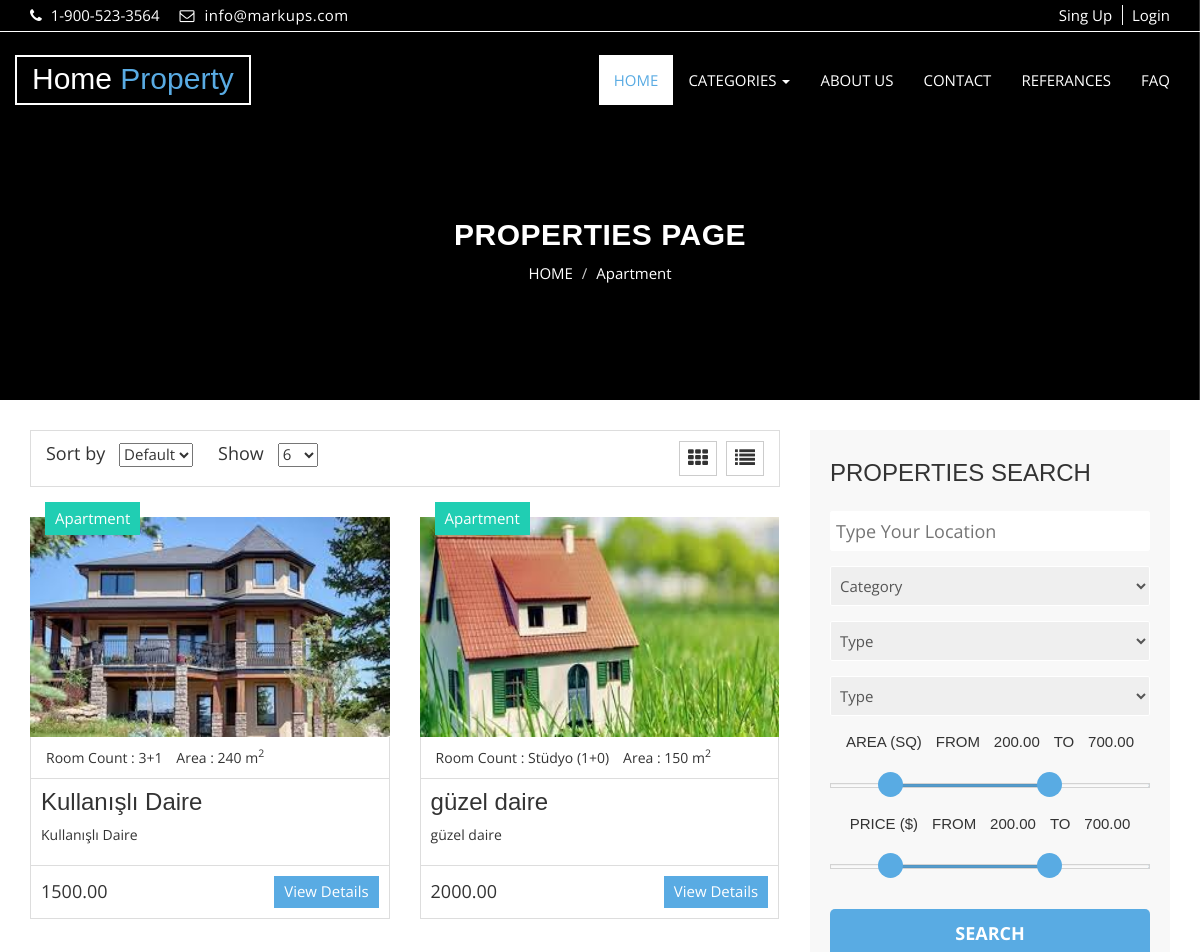
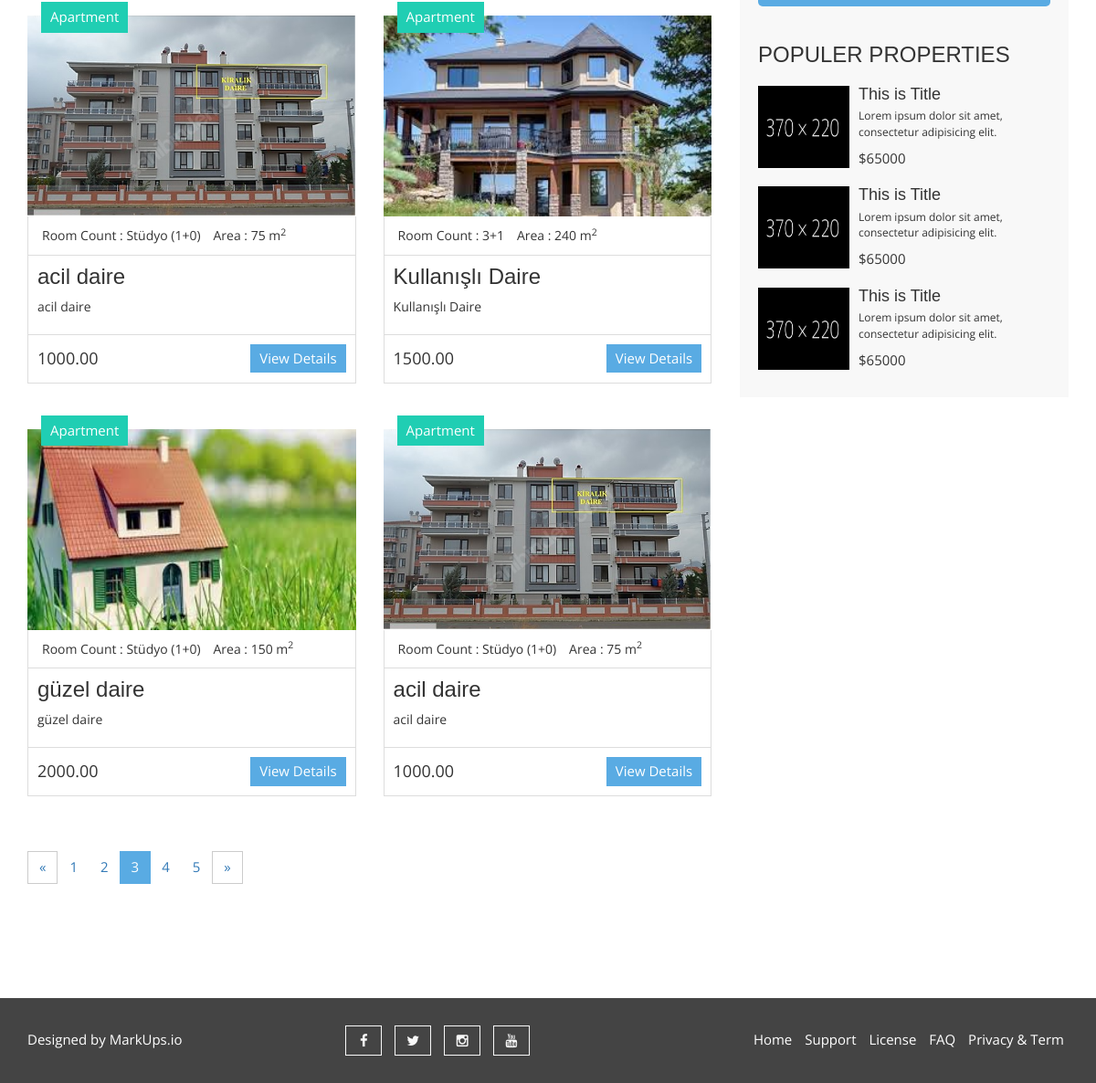
The page /category/1/apartment on the database its author committed (2 pictures, top to bottom).
### emlak/models.py (models this page shows, shortened)
class Category(MPTTModel):
    STATUS = (
        ('True', 'Evet'),
        ('False', 'Hayır'),
    )
    title = models.CharField(max_length=50)
    keywords = models.CharField(max_length=255)
    description = models.TextField(max_length=255)
    image = models.ImageField(blank=True, upload_to='images/')
    status = models.CharField(max_length=10, choices=STATUS)
    slug = models.SlugField(null=False, unique=True)
    parent = TreeForeignKey('self', blank=True, null=True, related_name='children', on_delete=models.CASCADE) #kendi kendine refere eder, boş kabul edilir,silme işleminde silenini tüm alt bağlarıyla beraber siler.  create_at = models.DateTimeField(auto_now_add=True)
    update_at = models.DateTimeField(auto_now=True)
    class MPTTMeta:
        order_insertion_by = ['title']

class Rentalad(models.Model):
    STATUS = (
        ('True', 'Evet'),
        ('False', 'Hayır'),
    )
    ROOMCOUNT = (
        ('Stüdyo (1+0)', 'Stüdyo (1+0)'),
        ('1+1', '1+1'),
        ('1,5+1', '1,5+1'),
        ('2+1', '2+1'),
        ('3+1', '3+1'),
        ('3+2', '3+2'),
        ('4+1', '4+1'),
        ('5+1', '5+1'),
    )
    category = models.ForeignKey(Category, on_delete=models.CASCADE, default='None')  # many to one relation with Category
    location = models.ForeignKey(Location, on_delete=models.CASCADE, default='None')  # many to one relation with Category
    title = models.CharField(max_length=150)
    keywords = models.CharField(max_length=255)
    description = models.TextField(max_length=255)
    image = models.ImageField(upload_to='images/', null=True)
    price = models.DecimalField(max_digits=12, decimal_places=2, default=0)
    age = models.IntegerField(default=0)
    area = models.IntegerField(default=0)
    balcony = models.CharField(max_length=10, choices=STATUS, default='None')
    furnished = models.CharField(max_length=10, choices=STATUS, default='None')
    roomcount = models.CharField(max_length=20, choices=ROOMCOUNT, default='None')
    detail = RichTextUploadingField()
    slug = models.SlugField(null=False, unique=True)
    status = models.CharField(max_length=10, choices=STATUS, default='False')
    create_at = models.DateTimeField(auto_now_add=True)
    update_at = models.DateTimeField(auto_now=True)
    user = models.ForeignKey(User, on_delete=models.CASCADE)

### home/views.py (the view)
# urls.py: path('category/<int:id>/<slug:slug>', views.category_rentalads, name='category_rentalads'),
def category_rentalads(request, id, slug):
    catdata = Category.objects.get(pk=id)
    rentalads = Rentalad.objects.filter(category_id=id,status=True)  # default language
    category = Category.objects.all()
    context = {'rentalads': rentalads,
               'category': category,
               'catdata': catdata}
    return render(request, 'category_rentalads.html', context)

### home/templates/category_rentalads.html (shortened to what this page needs)
{% extends 'homebase.html' %}
{% block body %}
  <section id="aa-property-header">
    <div class="container">
      <div class="row">
        <div class="col-md-12">
          <div class="aa-property-header-inner">
            <h2>Properties Page</h2>
            <ol class="breadcrumb">
            <li><a href="/">HOME</a></li>
            <li class="active">{{ catdata.title }}</li>
          </ol>
          </div>
        </div>
      </div>
    </div>
  </section>
  <section id="aa-properties">
    <div class="container">
      <div class="row">
        <div class="col-md-8">
          <div class="aa-properties-content">
            <div class="aa-properties-content-head">
              <div class="aa-properties-content-head-left">
                <form action="" class="aa-sort-form">
                  <label for="">Sort by</label>
                  <select name="">
                    <option value="1" selected="Default">Default</option>
                  </select>
                </form>
                <form action="" class="aa-show-form">
                  <label for="">Show</label>
                  <select name="">
                    <option value="1" selected="12">6</option>
                  </select>
                </form>
              </div>
              <div class="aa-properties-content-head-right">
                <a id="aa-grid-properties" href="#"><span class="fa fa-th"></span></a>
                <a id="aa-list-properties" href="#"><span class="fa fa-list"></span></a>
              </div>
            </div>
            <div class="aa-properties-content-body">
              <ul class="aa-properties-nav">
                  {% for rentalad in rentalads %}
                <li>
                  <article class="aa-properties-item">
                    <a class="aa-properties-item-img" href="/rentalad/{{ rentalad.id }}/{{ rentalad.slug }}">
                      <img alt="img" src="{{ rentalad.image.url }}" width="370" height="220">
                    </a>
                    <div class="aa-tag for-rent">
                      {{ rentalad.category.title }}
                    </div>
                    <div class="aa-properties-item-content">
                      <div class="aa-properties-info">
                        <span>Room Count : {{ rentalad.roomcount }}</span>
                        <span>Area : {{ rentalad.area }} m<sup>2</sup></span>
                      </div>
                      <div class="aa-properties-about">
                        <h3><a href="/rentalad/{{ rentalad.id }}/{{ rentalad.slug }}">{{ rentalad.title }}</a></h3>
                        <p>{{ rentalad.description }}</p>
                      </div>
                      <div class="aa-properties-detial">
                        <span class="aa-price">
                          {{ rentalad.price }}
                        </span>
                        <a class="aa-secondary-btn" href="/rentalad/{{ rentalad.id }}/{{ rentalad.slug }}">View Details</a>
                      </div>
                    </div>
                  </article>
                </li>
                {% endfor %}{% for rentalad in rentalads %}
                <li>
                  <article class="aa-properties-item">
                    <a class="aa-properties-item-img" href="/rentalad/{{ rentalad.id }}/{{ rentalad.slug }}">
                      <img alt="img" src="{{ rentalad.image.url }}" width="370" height="220">
                    </a>
                    <div class="aa-tag for-rent">
                      {{ rentalad.category.title }}
                    </div>
                    <div class="aa-properties-item-content">
                      <div class="aa-properties-info">
                        <span>Room Count : {{ rentalad.roomcount }}</span>
                        <span>Area : {{ rentalad.area }} m<sup>2</sup></span>
                      </div>
                      <div class="aa-properties-about">
                        <h3><a href="/rentalad/{{ rentalad.id }}/{{ rentalad.slug }}">{{ rentalad.title }}</a></h3>
                        <p>{{ rentalad.description }}</p>
                      </div>
                      <div class="aa-properties-detial">
                        <span class="aa-price">
                          {{ rentalad.price }}
                        </span>
                        <a class="aa-secondary-btn" href="/rentalad/{{ rentalad.id }}/{{ rentalad.slug }}">View Details</a>
                      </div>
                    </div>
                  </article>
                </li>
                {% endfor %}
              </ul>
            </div>
            <div class="aa-properties-content-bottom">
              <nav>
                <ul class="pagination">
                  <li>
                    <a href="#" aria-label="Previous">
                      <span aria-hidden="true">&laquo;</span>
                    </a>
                  </li>
                  <li><a href="#">1</a></li>
                  <li><a href="#">2</a></li>
                  <li class="active"><a href="#">3</a></li>
                  <li><a href="#">4</a></li>
                  <li><a href="#">5</a></li>
                  <li>
                    <a href="#" aria-label="Next">
                      <span aria-hidden="true">&raquo;</span>
                    </a>
                  </li>
                </ul>
              </nav>
            </div>
          </div>
        </div>
        <div class="col-md-4">
          <aside class="aa-properties-sidebar">
            <div class="aa-properties-single-sidebar">
              <h3>Properties Search</h3>
              <form action="">
                <div class="aa-single-advance-search">
                  <input type="text" placeholder="Type Your Location">
                </div>
                <div class="aa-single-advance-search">
                  <select id="" name="">
                   <option selected="" value="0">Category</option>
                  </select>
                </div>
                <div class="aa-single-advance-search">
                  <select id="" name="">
                    <option selected="" value="0">Type</option>
                  </select>
                </div>
                <div class="aa-single-advance-search">
                  <select id="" name="">
                    <option selected="" value="0">Type</option>
                  </select>
                </div>
                <div class="aa-single-filter-search">
                  <span>AREA (SQ)</span>
                  <span>FROM</span>
                  <span id="skip-value-lower" class="example-val">30.00</span>
                  <span>TO</span>
                  <span id="skip-value-upper" class="example-val">100.00</span>
                  <div id="aa-sqrfeet-range" class="noUi-target noUi-ltr noUi-horizontal noUi-background">
                  </div>
                </div>
                <div class="aa-single-filter-search">
                  <span>PRICE ($)</span>
                  <span>FROM</span>
                  <span id="skip-value-lower2" class="example-val">30.00</span>
                  <span>TO</span>
                  <span id="skip-value-upper2" class="example-val">100.00</span>
                  <div id="aa-price-range" class="noUi-target noUi-ltr noUi-horizontal noUi-background">
                  </div>
                </div>
                <div class="aa-single-advance-search">
                  <input type="submit" value="Search" class="aa-search-btn">
                </div>
              </form>
            </div>
            <div class="aa-properties-single-sidebar">
              <h3>Populer Properties</h3>
              <div class="media">
                <div class="media-left">
                  <a href="#">
                    <img class="media-object" src="img/item/1.jpg" alt="img">
                  </a>
                </div>
                <div class="media-body">
                  <h4 class="media-heading"><a href="#">This is Title</a></h4>
                  <p>Lorem ipsum dolor sit amet, consectetur adipisicing elit.</p>
                  <span>$65000</span>
                </div>
              </div>
              <div class="media">
                <div class="media-left">
                  <a href="#">
                    <img class="media-object" src="img/item/1.jpg" alt="img">
                  </a>
                </div>
                <div class="media-body">
                  <h4 class="media-heading"><a href="#">This is Title</a></h4>
                  <p>Lorem ipsum dolor sit amet, consectetur adipisicing elit.</p>
                  <span>$65000</span>
                </div>
              </div>
              <div class="media">
                <div class="media-left">
                  <a href="#">
                    <img class="media-object" src="img/item/1.jpg" alt="img">
                  </a>
                </div>
                <div class="media-body">
                  <h4 class="media-heading"><a href="#">This is Title</a></h4>
                  <p>Lorem ipsum dolor sit amet, consectetur adipisicing elit.</p>
                  <span>$65000</span>
                </div>
              </div>
            </div>
          </aside>
        </div>
      </div>
    </div>
  </section>
{% endblock %}

### home/templates/homebase.html (shortened to what this page needs)
<!DOCTYPE html>
<html lang="en">
{% load static %}
  <head>
    <link href="{% static 'css/font-awesome.css' %}" rel="stylesheet">
    <link href="{% static 'css/bootstrap.css' %}" rel="stylesheet">
    <link rel="stylesheet" type="text/css" href="{% static 'css/slick.css' %}">
    <link rel="stylesheet" type="text/css" href="{% static 'css/nouislider.css' %}">
    <link rel="stylesheet" href="{% static 'css/jquery.fancybox.css' %}" type="text/css" media="screen" />
    <link id="switcher" href="{% static 'css/theme-color/default-theme.css' %}" rel="stylesheet">
    <link href="{% static 'css/style.css' %}" rel="stylesheet">
  </head>
  <body class="aa-price-range">
{% include 'header.html' %}
{% block body %} {% endblock %}
  {% include 'footer.html' %}
  </body>
</html>

### home/templates/header.html (shortened to what this page needs)
{% load static %}
  <header id="aa-header">
    <div class="container">
      <div class="row">
        <div class="col-md-12">
          <div class="aa-header-area">
            <div class="row">
              <div class="col-md-6 col-sm-6 col-xs-6">
                <div class="aa-header-left">
                  <div class="aa-telephone-no">
                    <span class="fa fa-phone"></span>
                    1-900-523-3564
                  </div>
                  <div class="aa-email hidden-xs">
                    <span class="fa fa-envelope-o"></span> info@markups.com
                  </div>
                </div>
              </div>
              <div class="col-md-6 col-sm-6 col-xs-6">
                    {% if user.id is None %}
                <div class="aa-header-right">
                  <a href="/signup" class="aa-register">Sing Up</a>
                  <a href="/login" class="aa-login">Login</a>
                </div>
                    {% endif %}
              </div>
            </div>
          </div>
        </div>
      </div>
    </div>
  </header>
  <section id="aa-menu-area">
    <nav class="navbar navbar-default main-navbar" role="navigation">
      <div class="container">
        <div class="navbar-header">
           <a class="navbar-brand aa-logo" href="/"> Home <span>Property</span></a>
        </div>
        <div id="navbar" class="navbar-collapse collapse">
          <ul id="top-menu" class="nav navbar-nav navbar-right aa-main-nav">
            <li class="active"><a href="/">HOME</a></li>
              <li class="dropdown">
              <a class="dropdown-toggle" data-toggle="dropdown" href="a">CATEGORIES <span class="caret"></span></a>
                  {% load mptt_tags %}
            </li>
              <li><a href="/aboutus">ABOUT US</a></li>
            <li><a href="/contact">CONTACT</a></li>
           <li><a href="/referances">REFERANCES</a></li>
              <li><a href="/fag">FAQ</a></li>
              </ul>
        </div>
      </div>
    </nav>
  </section>

### home/templates/footer.html
{% load static %}
  <footer id="aa-footer">
    <div class="container">
      <div class="row">
        <div class="col-md-12">
        <div class="aa-footer-area">
          <div class="row">
            <div class="col-md-3 col-sm-6 col-xs-12">
              <div class="aa-footer-left">
               <p>Designed by <a rel="nofollow" href="http://www.markups.io/">MarkUps.io</a></p>
              </div>
            </div>
            <div class="col-md-3 col-sm-6 col-xs-12">
              <div class="aa-footer-middle">
                <a href="{{ setting.facebook }}"><i class="fa fa-facebook"></i></a>
                <a href="{{ setting.twitter }}"><i class="fa fa-twitter"></i></a>
                <a href="{{ setting.instagram }}"><i class="fa fa-instagram"></i></a>
                <a href="{{ setting.youtube }}"><i class="fa fa-youtube"></i></a>
              </div>
            </div>
            <div class="col-md-6 col-sm-12 col-xs-12">
              <div class="aa-footer-right">
                <a href="#">Home</a>
                <a href="#">Support</a>
                <a href="#">License</a>
                <a href="#">FAQ</a>
                <a href="#">Privacy & Term</a>
              </div>
            </div>
          </div>
        </div>
      </div>
      </div>
    </div>
  </footer>

### rows shown on the page
Category: title "Apartment"
Rentalad: image (picture), category "Apartment", roomcount "3+1", area "240", title "Kullanışlı Daire", description "Kullanışlı Daire", price "1500.00"
Rentalad: image (picture), category "Apartment", roomcount "Stüdyo (1+0)", area "150", title "güzel daire", description "güzel daire", price "2000.00"
Rentalad: image (picture), category "Apartment", roomcount "Stüdyo (1+0)", area "75", title "acil daire", description "acil daire", price "1000.00"
